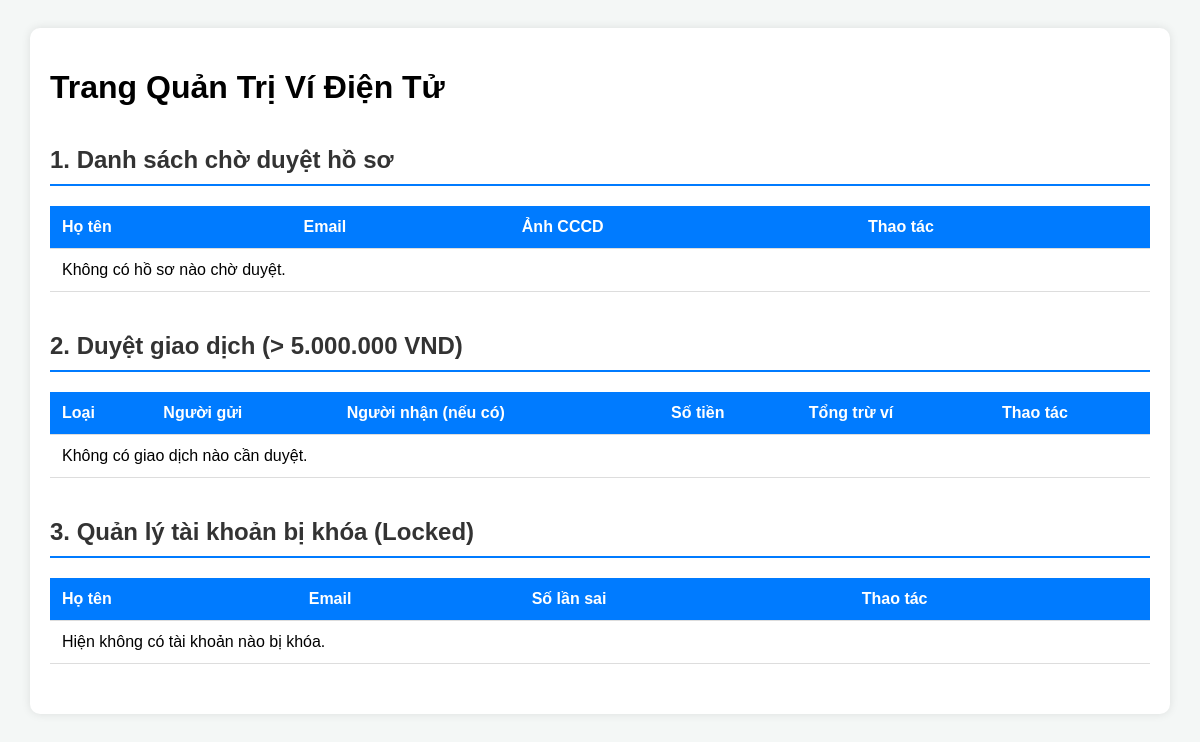
The app's page /admin.php, older data.
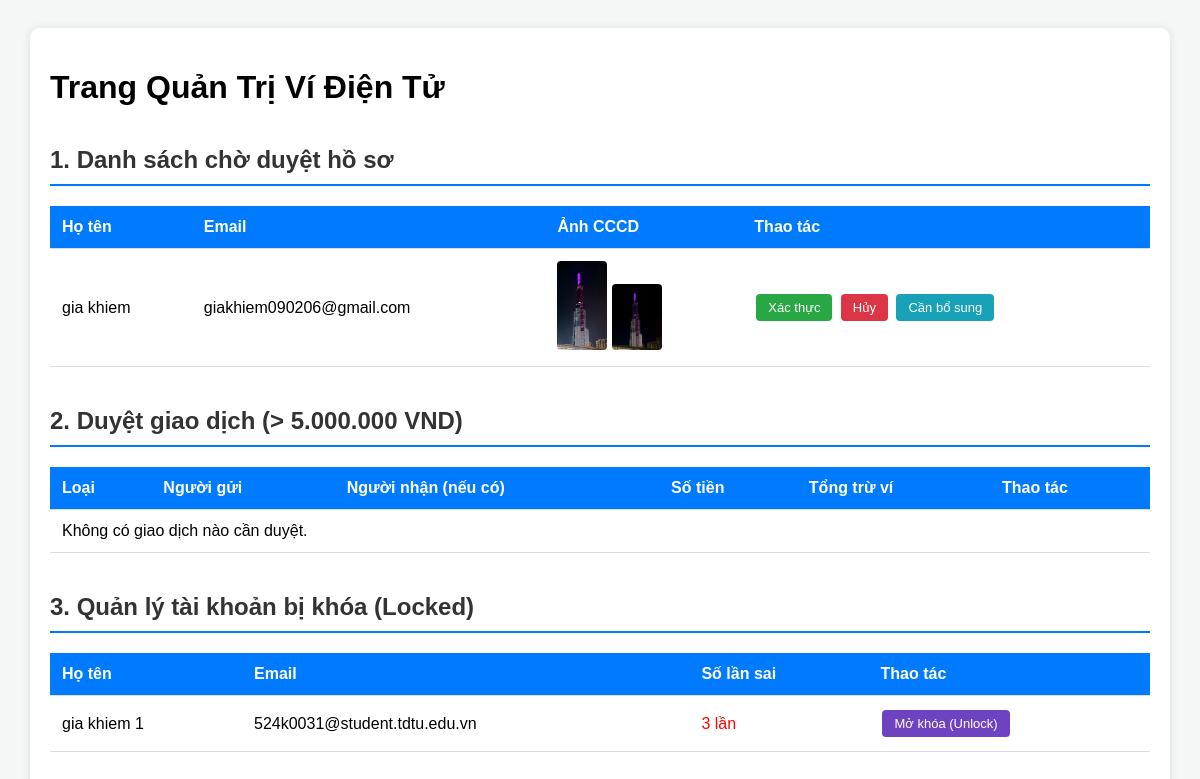
The same page, newer data.
### tables this page shows
CREATE TABLE `users` (
  `id` int(11) NOT NULL,
  `username` varchar(50) NOT NULL,
  `password` varchar(255) NOT NULL,
  `full_name` varchar(100) NOT NULL,
  `email` varchar(100) NOT NULL,
  `phone_number` varchar(15) NOT NULL,
  `date_of_birth` date DEFAULT NULL,
  `address` text DEFAULT NULL,
  `id_front_image` varchar(255) DEFAULT NULL,
  `id_back_image` varchar(255) DEFAULT NULL,
  `balance` decimal(15,2) DEFAULT 0.00,
  `status` enum('pending','verified','disabled','locked','waiting_for_updates') DEFAULT 'pending',
  `role` enum('admin','user') DEFAULT 'user',
  `is_first_login` tinyint(1) DEFAULT 1,
  `abnormal_login_count` int(11) DEFAULT 0,
  `locked_until` datetime DEFAULT NULL,
  `created_at` timestamp NOT NULL DEFAULT current_timestamp(),
  `login_attempts` int(11) DEFAULT 0,
  `lock_until` datetime DEFAULT NULL
);

### admin.php (the view, shortened to what this page needs)
<?php
include 'db_config.php';
$pending_users = $conn->query("SELECT * FROM users WHERE status = 'pending'")->fetchAll();
$locked_users = $conn->query("SELECT * FROM users WHERE status = 'locked'")->fetchAll();
$sql_pending = "SELECT t.*, u.full_name
                FROM transactions t
                JOIN users u ON t.sender_id = u.id
                WHERE t.status = 'pending' AND (t.type = 'withdraw' OR t.type = 'transfer')";
$pending_withdraws = $conn->query($sql_pending)->fetchAll();
?>
<!DOCTYPE html>
<html lang="vi">
<head>
</head>
<body>
<div class="container">
    <h1>Trang Quản Trị Ví Điện Tử</h1>
    <h2>1. Danh sách chờ duyệt hồ sơ</h2>
    <table>
        <tr>
            <th>Họ tên</th>
            <th>Email</th>
            <th>Ảnh CCCD</th>
            <th>Thao tác</th>
        </tr>
        <?php foreach ($pending_users as $u): ?>
        <tr>
            <td><?= htmlspecialchars($u['full_name']) ?></td>
            <td><?= htmlspecialchars($u['email']) ?></td>
            <td>
                <img src="uploads/<?= $u['id_front_image'] ?>" class="cccd-img" title="Mặt trước">
                <img src="uploads/<?= $u['id_back_image'] ?>" class="cccd-img" title="Mặt sau">
            </td>
            <td>
                <a href="admin.php?id=<?= $u['id'] ?>&action=verify" class="btn btn-verify">Xác thực</a>
                <a href="admin.php?id=<?= $u['id'] ?>&action=cancel" class="btn btn-cancel">Hủy</a>
                <a href="admin.php?id=<?= $u['id'] ?>&action=require_info" class="btn btn-info">Cần bổ sung</a>
            </td>
        </tr>
        <?php endforeach; if(empty($pending_users)) echo "<tr><td colspan='4'>Không có hồ sơ nào chờ duyệt.</td></tr>"; ?>
    </table>
    <h2>2. Duyệt giao dịch (> 5.000.000 VND)</h2>
    <table>
        <tr>
            <th>Loại</th>
            <th>Người gửi</th>
            <th>Người nhận (nếu có)</th>
            <th>Số tiền</th>
            <th>Tổng trừ ví</th>
            <th>Thao tác</th>
        </tr>
        <?php foreach ($pending_withdraws as $tw): ?>
        <tr>
            <td>
                <span class="badge" style="background: <?= $tw['type']=='transfer' ? '#ffc107' : '#17a2b8' ?>; color: #000;">
                    <?= strtoupper($tw['type']) ?>
                </span>
            </td>
            <td><b><?= htmlspecialchars($tw['full_name']) ?></b></td>
            <td><?= $tw['receiver_phone'] ? $tw['receiver_phone'] : 'N/A' ?></td>
            <td><?= number_format($tw['amount']) ?>đ</td>
            <td style="color:red; font-weight:bold;"><?= number_format($tw['total_amount']) ?>đ</td>
            <td>
                <a href="admin.php?id=<?= $tw['id'] ?>&action=approve_withdraw" class="btn btn-verify" onclick="return confirm('Xác nhận duyệt và thực hiện chuyển/rút tiền?')">Đồng ý chi</a>
                <a href="admin.php?id=<?= $tw['id'] ?>&action=reject_withdraw" class="btn btn-cancel" onclick="return confirm('Từ chối giao dịch này?')">Từ chối</a>
            </td>
        </tr>
        <?php endforeach; if(empty($pending_withdraws)) echo "<tr><td colspan='6'>Không có giao dịch nào cần duyệt.</td></tr>"; ?>
    </table>
    <h2>3. Quản lý tài khoản bị khóa (Locked)</h2>
    <table>
        <tr>
            <th>Họ tên</th>
            <th>Email</th>
            <th>Số lần sai</th>
            <th>Thao tác</th>
        </tr>
        <?php foreach ($locked_users as $u): ?>
        <tr>
            <td><?= htmlspecialchars($u['full_name']) ?></td>
            <td><?= htmlspecialchars($u['email']) ?></td>
            <td><span style="color:red"><?= $u['login_attempts'] ?> lần</span></td>
            <td>
                <a href="admin.php?id=<?= $u['id'] ?>&action=unlock" class="btn btn-unlock" onclick="return confirm('Mở khóa tài khoản này?')">Mở khóa (Unlock)</a>
            </td>
        </tr>
        <?php endforeach; if(empty($locked_users)) echo "<tr><td colspan='4'>Hiện không có tài khoản nào bị khóa.</td></tr>"; ?>
    </table>
</div>
</body>
</html>

Row changes from the older to the newer data that the page shows:
now on this page (row edited): users: full_name "gia khiem", email "giakhiem090206@gmail.com", id_front_image (picture), id_back_image (picture), shown under "1. Danh sách chờ duyệt hồ sơ"
now on this page (row edited): users: full_name "gia khiem 1", email "524k0031@student.tdtu.edu.vn", login_attempts "3", shown under "3. Quản lý tài khoản bị khóa (Locked)"
Text that changed along with them:
text no longer shown: "Không có hồ sơ nào chờ duyệt. Hiện không có tài khoản nào bị khóa."
